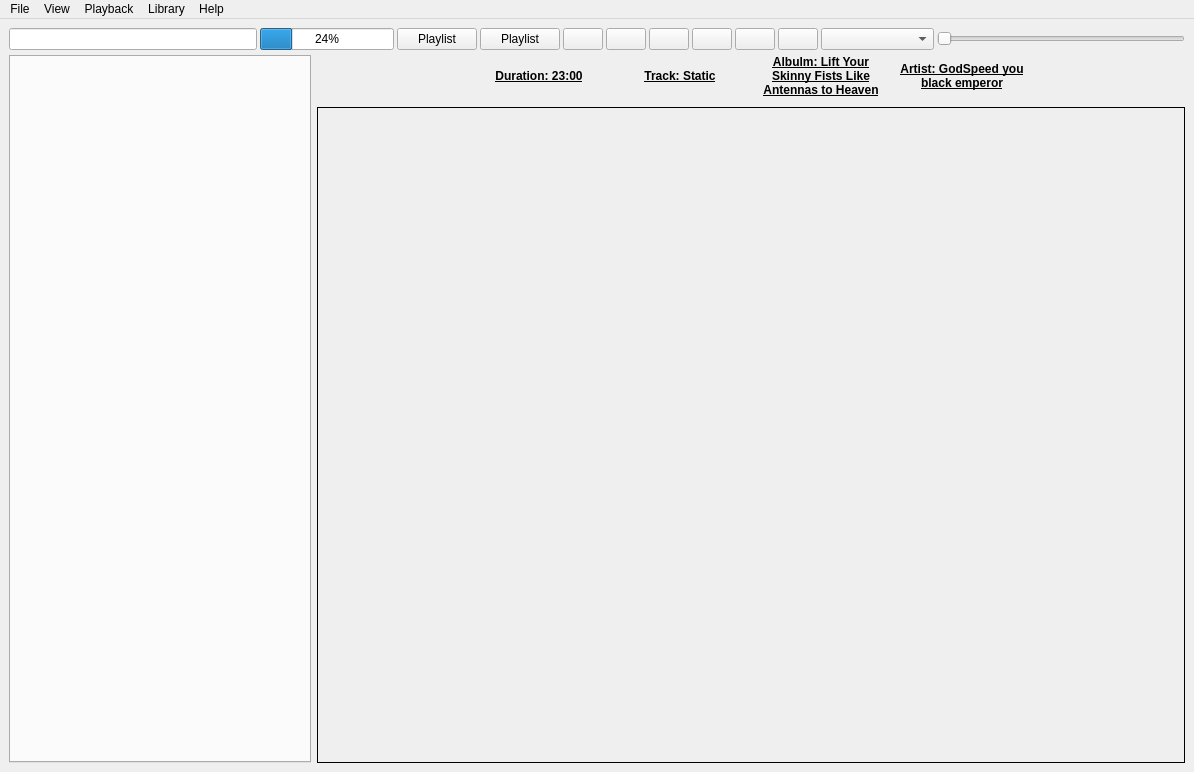
<?xml version="1.0" encoding="UTF-8"?>
<ui version="4.0">
 <class>MainWindow</class>
 <widget class="QMainWindow" name="MainWindow">
  <property name="geometry">
   <rect>
    <x>0</x>
    <y>0</y>
    <width>1194</width>
    <height>772</height>
   </rect>
  </property>
  <property name="windowTitle">
   <string>MainWindow</string>
  </property>
  <widget class="QWidget" name="centralwidget">
   <layout class="QGridLayout" name="gridLayout">
    <property name="verticalSpacing">
     <number>5</number>
    </property>
    <item row="3" column="2" colspan="4">
     <widget class="QLabel" name="ImagViewer">
      <property name="sizePolicy">
       <sizepolicy hsizetype="Expanding" vsizetype="Expanding">
        <horstretch>0</horstretch>
        <verstretch>0</verstretch>
       </sizepolicy>
      </property>
      <property name="font">
       <font>
        <pointsize>5</pointsize>
       </font>
      </property>
      <property name="frameShape">
       <enum>QFrame::Panel</enum>
      </property>
      <property name="lineWidth">
       <number>1</number>
      </property>
      <property name="text">
       <string/>
      </property>
      <property name="textFormat">
       <enum>Qt::AutoText</enum>
      </property>
      <property name="pixmap">
       <pixmap>../Downloads/Cover.jpg</pixmap>
      </property>
      <property name="scaledContents">
       <bool>false</bool>
      </property>
      <property name="alignment">
       <set>Qt::AlignCenter</set>
      </property>
      <property name="wordWrap">
       <bool>false</bool>
      </property>
      <property name="openExternalLinks">
       <bool>false</bool>
      </property>
     </widget>
    </item>
    <item row="0" column="0" colspan="6">
     <layout class="QHBoxLayout" name="horizontalLayout">
      <property name="spacing">
       <number>3</number>
      </property>
      <item>
       <widget class="QLineEdit" name="lineEdit">
        <property name="sizePolicy">
         <sizepolicy hsizetype="Expanding" vsizetype="Fixed">
          <horstretch>0</horstretch>
          <verstretch>0</verstretch>
         </sizepolicy>
        </property>
        <property name="minimumSize">
         <size>
          <width>210</width>
          <height>0</height>
         </size>
        </property>
        <property name="maximumSize">
         <size>
          <width>16777215</width>
          <height>16777215</height>
         </size>
        </property>
        <property name="clearButtonEnabled">
         <bool>true</bool>
        </property>
       </widget>
      </item>
      <item>
       <widget class="QProgressBar" name="progressBar">
        <property name="sizePolicy">
         <sizepolicy hsizetype="Fixed" vsizetype="Fixed">
          <horstretch>0</horstretch>
          <verstretch>0</verstretch>
         </sizepolicy>
        </property>
        <property name="minimumSize">
         <size>
          <width>134</width>
          <height>0</height>
         </size>
        </property>
        <property name="value">
         <number>24</number>
        </property>
       </widget>
      </item>
      <item>
       <widget class="QPushButton" name="pushButton_8">
        <property name="text">
         <string>Playlist</string>
        </property>
        <property name="icon">
         <iconset theme="window-close">
          <normaloff>.</normaloff>.</iconset>
        </property>
       </widget>
      </item>
      <item>
       <widget class="QPushButton" name="pushButton_7">
        <property name="text">
         <string>Playlist</string>
        </property>
        <property name="icon">
         <iconset theme="window-new">
          <normaloff>.</normaloff>.</iconset>
        </property>
       </widget>
      </item>
      <item>
       <widget class="QPushButton" name="pushButton_6">
        <property name="sizePolicy">
         <sizepolicy hsizetype="Fixed" vsizetype="Fixed">
          <horstretch>0</horstretch>
          <verstretch>0</verstretch>
         </sizepolicy>
        </property>
        <property name="text">
         <string/>
        </property>
        <property name="icon">
         <iconset theme="media-playback-stop">
          <normaloff>.</normaloff>.</iconset>
        </property>
        <property name="iconSize">
         <size>
          <width>22</width>
          <height>22</height>
         </size>
        </property>
       </widget>
      </item>
      <item>
       <widget class="QPushButton" name="pushButton_5">
        <property name="sizePolicy">
         <sizepolicy hsizetype="Fixed" vsizetype="Fixed">
          <horstretch>0</horstretch>
          <verstretch>0</verstretch>
         </sizepolicy>
        </property>
        <property name="text">
         <string/>
        </property>
        <property name="icon">
         <iconset theme="media-playback-start">
          <normaloff>.</normaloff>.</iconset>
        </property>
        <property name="iconSize">
         <size>
          <width>22</width>
          <height>22</height>
         </size>
        </property>
       </widget>
      </item>
      <item>
       <widget class="QPushButton" name="pushButton_3">
        <property name="sizePolicy">
         <sizepolicy hsizetype="Fixed" vsizetype="Fixed">
          <horstretch>0</horstretch>
          <verstretch>0</verstretch>
         </sizepolicy>
        </property>
        <property name="text">
         <string/>
        </property>
        <property name="icon">
         <iconset theme="media-playback-pause">
          <normaloff>.</normaloff>.</iconset>
        </property>
        <property name="iconSize">
         <size>
          <width>22</width>
          <height>22</height>
         </size>
        </property>
       </widget>
      </item>
      <item>
       <widget class="QPushButton" name="pushButton_2">
        <property name="sizePolicy">
         <sizepolicy hsizetype="Fixed" vsizetype="Fixed">
          <horstretch>0</horstretch>
          <verstretch>0</verstretch>
         </sizepolicy>
        </property>
        <property name="text">
         <string/>
        </property>
        <property name="icon">
         <iconset theme="media-seek-backward">
          <normaloff>.</normaloff>.</iconset>
        </property>
        <property name="iconSize">
         <size>
          <width>22</width>
          <height>22</height>
         </size>
        </property>
       </widget>
      </item>
      <item>
       <widget class="QPushButton" name="pushButton">
        <property name="sizePolicy">
         <sizepolicy hsizetype="Fixed" vsizetype="Fixed">
          <horstretch>0</horstretch>
          <verstretch>0</verstretch>
         </sizepolicy>
        </property>
        <property name="text">
         <string/>
        </property>
        <property name="icon">
         <iconset theme="media-seek-forward">
          <normaloff>.</normaloff>.</iconset>
        </property>
        <property name="iconSize">
         <size>
          <width>22</width>
          <height>22</height>
         </size>
        </property>
       </widget>
      </item>
      <item>
       <widget class="QPushButton" name="pushButton_4">
        <property name="sizePolicy">
         <sizepolicy hsizetype="Fixed" vsizetype="Fixed">
          <horstretch>0</horstretch>
          <verstretch>0</verstretch>
         </sizepolicy>
        </property>
        <property name="text">
         <string/>
        </property>
        <property name="icon">
         <iconset theme="media-playlist-shuffle">
          <normaloff>.</normaloff>.</iconset>
        </property>
        <property name="iconSize">
         <size>
          <width>22</width>
          <height>22</height>
         </size>
        </property>
       </widget>
      </item>
      <item>
       <widget class="QComboBox" name="comboBox">
        <property name="sizePolicy">
         <sizepolicy hsizetype="Fixed" vsizetype="Fixed">
          <horstretch>0</horstretch>
          <verstretch>0</verstretch>
         </sizepolicy>
        </property>
        <property name="placeholderText">
         <string>Order</string>
        </property>
        <item>
         <property name="text">
          <string>Default</string>
         </property>
        </item>
        <item>
         <property name="text">
          <string>Repeat</string>
         </property>
        </item>
        <item>
         <property name="text">
          <string>Repeat Playlist</string>
         </property>
        </item>
        <item>
         <property name="text">
          <string>Random</string>
         </property>
        </item>
       </widget>
      </item>
      <item>
       <widget class="QSlider" name="horizontalSlider">
        <property name="sizePolicy">
         <sizepolicy hsizetype="Expanding" vsizetype="Fixed">
          <horstretch>0</horstretch>
          <verstretch>0</verstretch>
         </sizepolicy>
        </property>
        <property name="minimumSize">
         <size>
          <width>0</width>
          <height>0</height>
         </size>
        </property>
        <property name="maximumSize">
         <size>
          <width>16777215</width>
          <height>16777215</height>
         </size>
        </property>
        <property name="font">
         <font>
          <family>Sans Serif</family>
          <pointsize>9</pointsize>
          <bold>true</bold>
          <underline>false</underline>
         </font>
        </property>
        <property name="maximum">
         <number>100</number>
        </property>
        <property name="sliderPosition">
         <number>0</number>
        </property>
        <property name="orientation">
         <enum>Qt::Horizontal</enum>
        </property>
       </widget>
      </item>
     </layout>
    </item>
    <item row="1" column="0" rowspan="3" colspan="2">
     <widget class="QTabWidget" name="tabWidget">
      <property name="sizePolicy">
       <sizepolicy hsizetype="Minimum" vsizetype="Expanding">
        <horstretch>0</horstretch>
        <verstretch>0</verstretch>
       </sizepolicy>
      </property>
      <property name="focusPolicy">
       <enum>Qt::ClickFocus</enum>
      </property>
      <property name="currentIndex">
       <number>-1</number>
      </property>
      <property name="movable">
       <bool>true</bool>
      </property>
     </widget>
    </item>
    <item row="1" column="3" colspan="2">
     <layout class="QHBoxLayout" name="horizontalLayout_3">
      <property name="spacing">
       <number>9</number>
      </property>
      <property name="leftMargin">
       <number>0</number>
      </property>
      <property name="topMargin">
       <number>0</number>
      </property>
      <property name="rightMargin">
       <number>0</number>
      </property>
      <property name="bottomMargin">
       <number>0</number>
      </property>
      <item>
       <widget class="QLabel" name="label">
        <property name="sizePolicy">
         <sizepolicy hsizetype="Fixed" vsizetype="Fixed">
          <horstretch>0</horstretch>
          <verstretch>0</verstretch>
         </sizepolicy>
        </property>
        <property name="minimumSize">
         <size>
          <width>132</width>
          <height>0</height>
         </size>
        </property>
        <property name="font">
         <font>
          <pointsize>9</pointsize>
          <bold>true</bold>
          <underline>true</underline>
          <strikeout>false</strikeout>
          <stylestrategy>PreferDefault</stylestrategy>
          <kerning>true</kerning>
         </font>
        </property>
        <property name="text">
         <string>Duration: 23:00</string>
        </property>
        <property name="alignment">
         <set>Qt::AlignCenter</set>
        </property>
        <property name="wordWrap">
         <bool>true</bool>
        </property>
       </widget>
      </item>
      <item>
       <widget class="QLabel" name="label_4">
        <property name="sizePolicy">
         <sizepolicy hsizetype="Fixed" vsizetype="Fixed">
          <horstretch>0</horstretch>
          <verstretch>0</verstretch>
         </sizepolicy>
        </property>
        <property name="minimumSize">
         <size>
          <width>132</width>
          <height>0</height>
         </size>
        </property>
        <property name="font">
         <font>
          <bold>true</bold>
          <underline>true</underline>
         </font>
        </property>
        <property name="text">
         <string>Track: Static</string>
        </property>
        <property name="scaledContents">
         <bool>false</bool>
        </property>
        <property name="alignment">
         <set>Qt::AlignCenter</set>
        </property>
        <property name="wordWrap">
         <bool>true</bool>
        </property>
       </widget>
      </item>
      <item>
       <widget class="QLabel" name="label_2">
        <property name="sizePolicy">
         <sizepolicy hsizetype="Fixed" vsizetype="Fixed">
          <horstretch>0</horstretch>
          <verstretch>0</verstretch>
         </sizepolicy>
        </property>
        <property name="minimumSize">
         <size>
          <width>132</width>
          <height>0</height>
         </size>
        </property>
        <property name="font">
         <font>
          <pointsize>9</pointsize>
          <bold>true</bold>
          <underline>true</underline>
         </font>
        </property>
        <property name="text">
         <string>Albulm: Lift Your Skinny Fists Like Antennas to Heaven</string>
        </property>
        <property name="alignment">
         <set>Qt::AlignCenter</set>
        </property>
        <property name="wordWrap">
         <bool>true</bool>
        </property>
       </widget>
      </item>
      <item>
       <widget class="QLabel" name="label_3">
        <property name="sizePolicy">
         <sizepolicy hsizetype="Fixed" vsizetype="Fixed">
          <horstretch>0</horstretch>
          <verstretch>0</verstretch>
         </sizepolicy>
        </property>
        <property name="minimumSize">
         <size>
          <width>132</width>
          <height>0</height>
         </size>
        </property>
        <property name="font">
         <font>
          <bold>true</bold>
          <underline>true</underline>
         </font>
        </property>
        <property name="text">
         <string>Artist: GodSpeed you black emperor</string>
        </property>
        <property name="alignment">
         <set>Qt::AlignCenter</set>
        </property>
        <property name="wordWrap">
         <bool>true</bool>
        </property>
       </widget>
      </item>
     </layout>
    </item>
   </layout>
  </widget>
  <widget class="QMenuBar" name="menubar">
   <property name="geometry">
    <rect>
     <x>0</x>
     <y>0</y>
     <width>1194</width>
     <height>22</height>
    </rect>
   </property>
   <widget class="QMenu" name="menuFile">
    <property name="title">
     <string>File</string>
    </property>
    <addaction name="actionAdd_Files"/>
    <addaction name="actionAdd_Folder"/>
    <addaction name="actionAdd_Location"/>
    <addaction name="separator"/>
    <addaction name="actionNew_Playlist"/>
    <addaction name="actionLoad_Playlist"/>
    <addaction name="actionSave_Playlist"/>
    <addaction name="separator"/>
    <addaction name="actionPrefrences"/>
    <addaction name="actionExit"/>
   </widget>
   <widget class="QMenu" name="menuView">
    <property name="title">
     <string>View</string>
    </property>
   </widget>
   <widget class="QMenu" name="menuLibrary">
    <property name="title">
     <string>Library</string>
    </property>
   </widget>
   <widget class="QMenu" name="menuPlayback">
    <property name="title">
     <string>Playback</string>
    </property>
   </widget>
   <widget class="QMenu" name="menuHelp">
    <property name="title">
     <string>Help</string>
    </property>
   </widget>
   <addaction name="menuFile"/>
   <addaction name="menuView"/>
   <addaction name="menuPlayback"/>
   <addaction name="menuLibrary"/>
   <addaction name="menuHelp"/>
  </widget>
  <action name="actionAdd_Files">
   <property name="text">
    <string>Add Files...</string>
   </property>
  </action>
  <action name="actionAdd_Folder">
   <property name="text">
    <string>Add Folder...</string>
   </property>
  </action>
  <action name="actionAdd_Location">
   <property name="text">
    <string>Add Location...</string>
   </property>
  </action>
  <action name="actionNew_Playlist">
   <property name="text">
    <string>New Playlist...</string>
   </property>
  </action>
  <action name="actionLoad_Playlist">
   <property name="text">
    <string>Load Playlist...</string>
   </property>
  </action>
  <action name="actionSave_Playlist">
   <property name="text">
    <string>Save Playlist...</string>
   </property>
  </action>
  <action name="actionPrefrences">
   <property name="text">
    <string>Prefrences</string>
   </property>
  </action>
  <action name="actionExit">
   <property name="text">
    <string>Exit</string>
   </property>
  </action>
 </widget>
 <resources/>
 <connections/>
</ui>
